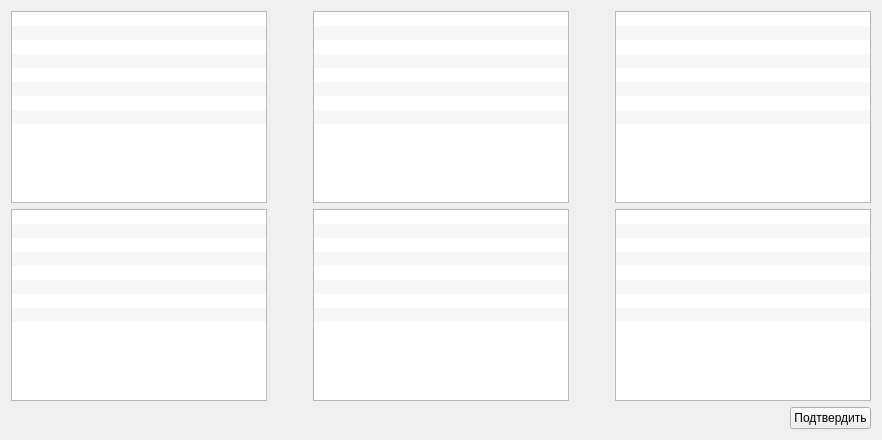
                      <widget class="QWidget" name="tabWidget_5Page1">
                       <attribute name="title">
                        <string>Редактирование</string>
                       </attribute>
                       <layout class="QVBoxLayout" name="verticalLayout_33">
                        <item>
                         <layout class="QHBoxLayout" name="timetableTop">
                          <item>
                           <widget class="QListWidget" name="editTimetableDay0">
                            <property name="dragEnabled">
                             <bool>true</bool>
                            </property>
                            <property name="dragDropMode">
                             <enum>QAbstractItemView::InternalMove</enum>
                            </property>
                            <property name="defaultDropAction">
                             <enum>Qt::MoveAction</enum>
                            </property>
                            <property name="alternatingRowColors">
                             <bool>true</bool>
                            </property>
                            <property name="selectionMode">
                             <enum>QAbstractItemView::ContiguousSelection</enum>
                            </property>
                            <item>
                             <property name="text">
                              <string/>
                             </property>
                             <property name="flags">
                              <set>ItemIsSelectable|ItemIsEditable|ItemIsDragEnabled|ItemIsUserCheckable|ItemIsEnabled</set>
                             </property>
                            </item>
                            <item>
                             <property name="text">
                              <string/>
                             </property>
                             <property name="flags">
                              <set>ItemIsSelectable|ItemIsEditable|ItemIsDragEnabled|ItemIsUserCheckable|ItemIsEnabled</set>
                             </property>
                            </item>
                            <item>
                             <property name="text">
                              <string/>
                             </property>
                             <property name="flags">
                              <set>ItemIsSelectable|ItemIsEditable|ItemIsDragEnabled|ItemIsUserCheckable|ItemIsEnabled</set>
                             </property>
                            </item>
                            <item>
                             <property name="text">
                              <string/>
                             </property>
                             <property name="flags">
                              <set>ItemIsSelectable|ItemIsEditable|ItemIsDragEnabled|ItemIsUserCheckable|ItemIsEnabled</set>
                             </property>
                            </item>
                            <item>
                             <property name="text">
                              <string/>
                             </property>
                             <property name="flags">
                              <set>ItemIsSelectable|ItemIsEditable|ItemIsDragEnabled|ItemIsUserCheckable|ItemIsEnabled</set>
                             </property>
                            </item>
                            <item>
                             <property name="text">
                              <string/>
                             </property>
                             <property name="flags">
                              <set>ItemIsSelectable|ItemIsEditable|ItemIsDragEnabled|ItemIsUserCheckable|ItemIsEnabled</set>
                             </property>
                            </item>
                            <item>
                             <property name="text">
                              <string/>
                             </property>
                             <property name="flags">
                              <set>ItemIsSelectable|ItemIsEditable|ItemIsDragEnabled|ItemIsUserCheckable|ItemIsEnabled</set>
                             </property>
                            </item>
                            <item>
                             <property name="text">
                              <string/>
                             </property>
                             <property name="flags">
                              <set>ItemIsSelectable|ItemIsEditable|ItemIsDragEnabled|ItemIsUserCheckable|ItemIsEnabled</set>
                             </property>
                            </item>
                           </widget>
                          </item>
                          <item>
                           <spacer name="horizontalSpacer_26">
                            <property name="orientation">
                             <enum>Qt::Horizontal</enum>
                            </property>
                            <property name="sizeHint" stdset="0">
                             <size>
                              <width>40</width>
                              <height>20</height>
                             </size>
                            </property>
                           </spacer>
                          </item>
                          <item>
                           <widget class="QListWidget" name="editTimetableDay1">
                            <property name="acceptDrops">
                             <bool>true</bool>
                            </property>
                            <property name="dragDropMode">
                             <enum>QAbstractItemView::InternalMove</enum>
                            </property>
                            <property name="defaultDropAction">
                             <enum>Qt::MoveAction</enum>
                            </property>
                            <property name="alternatingRowColors">
                             <bool>true</bool>
                            </property>
                            <property name="selectionMode">
                             <enum>QAbstractItemView::ContiguousSelection</enum>
                            </property>
                            <item>
                             <property name="text">
                              <string/>
                             </property>
                             <property name="flags">
                              <set>ItemIsSelectable|ItemIsEditable|ItemIsDragEnabled|ItemIsUserCheckable|ItemIsEnabled</set>
                             </property>
                            </item>
                            <item>
                             <property name="text">
                              <string/>
                             </property>
                             <property name="flags">
                              <set>ItemIsSelectable|ItemIsEditable|ItemIsDragEnabled|ItemIsUserCheckable|ItemIsEnabled</set>
                             </property>
                            </item>
                            <item>
                             <property name="text">
                              <string/>
                             </property>
                             <property name="flags">
                              <set>ItemIsSelectable|ItemIsEditable|ItemIsDragEnabled|ItemIsUserCheckable|ItemIsEnabled</set>
                             </property>
                            </item>
                            <item>
                             <property name="text">
                              <string/>
                             </property>
                             <property name="flags">
                              <set>ItemIsSelectable|ItemIsEditable|ItemIsDragEnabled|ItemIsUserCheckable|ItemIsEnabled</set>
                             </property>
                            </item>
                            <item>
                             <property name="text">
                              <string/>
                             </property>
                             <property name="flags">
                              <set>ItemIsSelectable|ItemIsEditable|ItemIsDragEnabled|ItemIsUserCheckable|ItemIsEnabled</set>
                             </property>
                            </item>
                            <item>
                             <property name="text">
                              <string/>
                             </property>
                             <property name="flags">
                              <set>ItemIsSelectable|ItemIsEditable|ItemIsDragEnabled|ItemIsUserCheckable|ItemIsEnabled</set>
                             </property>
                            </item>
                            <item>
                             <property name="text">
                              <string/>
                             </property>
                             <property name="flags">
                              <set>ItemIsSelectable|ItemIsEditable|ItemIsDragEnabled|ItemIsUserCheckable|ItemIsEnabled</set>
                             </property>
                            </item>
                            <item>
                             <property name="text">
                              <string/>
                             </property>
                             <property name="flags">
                              <set>ItemIsSelectable|ItemIsEditable|ItemIsDragEnabled|ItemIsUserCheckable|ItemIsEnabled</set>
                             </property>
                            </item>
                           </widget>
                          </item>
                          <item>
                           <spacer name="horizontalSpacer_27">
                            <property name="orientation">
                             <enum>Qt::Horizontal</enum>
                            </property>
                            <property name="sizeHint" stdset="0">
                             <size>
                              <width>40</width>
                              <height>20</height>
                             </size>
                            </property>
                           </spacer>
                          </item>
                          <item>
                           <widget class="QListWidget" name="editTimetableDay2">
                            <property name="dragDropMode">
                             <enum>QAbstractItemView::InternalMove</enum>
                            </property>
                            <property name="defaultDropAction">
                             <enum>Qt::MoveAction</enum>
                            </property>
                            <property name="alternatingRowColors">
                             <bool>true</bool>
                            </property>
                            <property name="selectionMode">
                             <enum>QAbstractItemView::ContiguousSelection</enum>
                            </property>
                            <item>
                             <property name="text">
                              <string/>
                             </property>
                             <property name="flags">
                              <set>ItemIsSelectable|ItemIsEditable|ItemIsDragEnabled|ItemIsUserCheckable|ItemIsEnabled</set>
                             </property>
                            </item>
                            <item>
                             <property name="text">
                              <string/>
                             </property>
                             <property name="flags">
                              <set>ItemIsSelectable|ItemIsEditable|ItemIsDragEnabled|ItemIsUserCheckable|ItemIsEnabled</set>
                             </property>
                            </item>
                            <item>
                             <property name="text">
                              <string/>
                             </property>
                             <property name="flags">
                              <set>ItemIsSelectable|ItemIsEditable|ItemIsDragEnabled|ItemIsUserCheckable|ItemIsEnabled</set>
                             </property>
                            </item>
                            <item>
                             <property name="text">
                              <string/>
                             </property>
                             <property name="flags">
                              <set>ItemIsSelectable|ItemIsEditable|ItemIsDragEnabled|ItemIsUserCheckable|ItemIsEnabled</set>
                             </property>
                            </item>
                            <item>
                             <property name="text">
                              <string/>
                             </property>
                             <property name="flags">
                              <set>ItemIsSelectable|ItemIsEditable|ItemIsDragEnabled|ItemIsUserCheckable|ItemIsEnabled</set>
                             </property>
                            </item>
                            <item>
                             <property name="text">
                              <string/>
                             </property>
                             <property name="flags">
                              <set>ItemIsSelectable|ItemIsEditable|ItemIsDragEnabled|ItemIsUserCheckable|ItemIsEnabled</set>
                             </property>
                            </item>
                            <item>
                             <property name="text">
                              <string/>
                             </property>
                             <property name="flags">
                              <set>ItemIsSelectable|ItemIsEditable|ItemIsDragEnabled|ItemIsUserCheckable|ItemIsEnabled</set>
                             </property>
                            </item>
                            <item>
                             <property name="text">
                              <string/>
                             </property>
                             <property name="flags">
                              <set>ItemIsSelectable|ItemIsEditable|ItemIsDragEnabled|ItemIsUserCheckable|ItemIsEnabled</set>
                             </property>
                            </item>
                           </widget>
                          </item>
                         </layout>
                        </item>
                        <item>
                         <layout class="QHBoxLayout" name="timetableBottom">
                          <property name="topMargin">
                           <number>0</number>
                          </property>
                          <item>
                           <widget class="QListWidget" name="editTimetableDay3">
                            <property name="dragDropMode">
                             <enum>QAbstractItemView::InternalMove</enum>
                            </property>
                            <property name="defaultDropAction">
                             <enum>Qt::MoveAction</enum>
                            </property>
                            <property name="alternatingRowColors">
                             <bool>true</bool>
                            </property>
                            <property name="selectionMode">
                             <enum>QAbstractItemView::ContiguousSelection</enum>
                            </property>
                            <item>
                             <property name="text">
                              <string/>
                             </property>
                             <property name="flags">
                              <set>ItemIsSelectable|ItemIsEditable|ItemIsDragEnabled|ItemIsUserCheckable|ItemIsEnabled</set>
                             </property>
                            </item>
                            <item>
                             <property name="text">
                              <string/>
                             </property>
                             <property name="flags">
                              <set>ItemIsSelectable|ItemIsEditable|ItemIsDragEnabled|ItemIsUserCheckable|ItemIsEnabled</set>
                             </property>
                            </item>
                            <item>
                             <property name="text">
                              <string/>
                             </property>
                             <property name="flags">
                              <set>ItemIsSelectable|ItemIsEditable|ItemIsDragEnabled|ItemIsUserCheckable|ItemIsEnabled</set>
                             </property>
                            </item>
                            <item>
                             <property name="text">
                              <string/>
                             </property>
                             <property name="flags">
                              <set>ItemIsSelectable|ItemIsEditable|ItemIsDragEnabled|ItemIsUserCheckable|ItemIsEnabled</set>
                             </property>
                            </item>
                            <item>
                             <property name="text">
                              <string/>
                             </property>
                             <property name="flags">
                              <set>ItemIsSelectable|ItemIsEditable|ItemIsDragEnabled|ItemIsUserCheckable|ItemIsEnabled</set>
                             </property>
                            </item>
                            <item>
                             <property name="text">
                              <string/>
                             </property>
                             <property name="flags">
                              <set>ItemIsSelectable|ItemIsEditable|ItemIsDragEnabled|ItemIsUserCheckable|ItemIsEnabled</set>
                             </property>
                            </item>
                            <item>
                             <property name="text">
                              <string/>
                             </property>
                             <property name="flags">
                              <set>ItemIsSelectable|ItemIsEditable|ItemIsDragEnabled|ItemIsUserCheckable|ItemIsEnabled</set>
                             </property>
                            </item>
                            <item>
                             <property name="text">
                              <string/>
                             </property>
                             <property name="flags">
                              <set>ItemIsSelectable|ItemIsEditable|ItemIsDragEnabled|ItemIsUserCheckable|ItemIsEnabled</set>
                             </property>
                            </item>
                           </widget>
                          </item>
                          <item>
                           <spacer name="horizontalSpacer_28">
                            <property name="orientation">
                             <enum>Qt::Horizontal</enum>
                            </property>
                            <property name="sizeHint" stdset="0">
                             <size>
                              <width>40</width>
                              <height>20</height>
                             </size>
                            </property>
                           </spacer>
                          </item>
                          <item>
                           <widget class="QListWidget" name="editTimetableDay4">
                            <property name="dragDropMode">
                             <enum>QAbstractItemView::InternalMove</enum>
                            </property>
                            <property name="defaultDropAction">
                             <enum>Qt::MoveAction</enum>
                            </property>
                            <property name="alternatingRowColors">
                             <bool>true</bool>
                            </property>
                            <property name="selectionMode">
                             <enum>QAbstractItemView::ContiguousSelection</enum>
                            </property>
                            <item>
                             <property name="text">
                              <string/>
                             </property>
                             <property name="flags">
                              <set>ItemIsSelectable|ItemIsEditable|ItemIsDragEnabled|ItemIsUserCheckable|ItemIsEnabled</set>
                             </property>
                            </item>
                            <item>
                             <property name="text">
                              <string/>
                             </property>
                             <property name="flags">
                              <set>ItemIsSelectable|ItemIsEditable|ItemIsDragEnabled|ItemIsUserCheckable|ItemIsEnabled</set>
                             </property>
                            </item>
                            <item>
                             <property name="text">
                              <string/>
                             </property>
                             <property name="flags">
                              <set>ItemIsSelectable|ItemIsEditable|ItemIsDragEnabled|ItemIsUserCheckable|ItemIsEnabled</set>
                             </property>
                            </item>
                            <item>
                             <property name="text">
                              <string/>
                             </property>
                             <property name="flags">
                              <set>ItemIsSelectable|ItemIsEditable|ItemIsDragEnabled|ItemIsUserCheckable|ItemIsEnabled</set>
                             </property>
                            </item>
                            <item>
                             <property name="text">
                              <string/>
                             </property>
                             <property name="flags">
                              <set>ItemIsSelectable|ItemIsEditable|ItemIsDragEnabled|ItemIsUserCheckable|ItemIsEnabled</set>
                             </property>
                            </item>
                            <item>
                             <property name="text">
                              <string/>
                             </property>
                             <property name="flags">
                              <set>ItemIsSelectable|ItemIsEditable|ItemIsDragEnabled|ItemIsUserCheckable|ItemIsEnabled</set>
                             </property>
                            </item>
                            <item>
                             <property name="text">
                              <string/>
                             </property>
                             <property name="flags">
                              <set>ItemIsSelectable|ItemIsEditable|ItemIsDragEnabled|ItemIsUserCheckable|ItemIsEnabled</set>
                             </property>
                            </item>
                            <item>
                             <property name="text">
                              <string/>
                             </property>
                             <property name="flags">
                              <set>ItemIsSelectable|ItemIsEditable|ItemIsDragEnabled|ItemIsUserCheckable|ItemIsEnabled</set>
                             </property>
                            </item>
                           </widget>
                          </item>
                          <item>
                           <spacer name="horizontalSpacer_29">
                            <property name="orientation">
                             <enum>Qt::Horizontal</enum>
                            </property>
                            <property name="sizeHint" stdset="0">
                             <size>
                              <width>40</width>
                              <height>20</height>
                             </size>
                            </property>
                           </spacer>
                          </item>
                          <item>
                           <widget class="QListWidget" name="editTimetableDay5">
                            <property name="dragDropMode">
                             <enum>QAbstractItemView::InternalMove</enum>
                            </property>
                            <property name="defaultDropAction">
                             <enum>Qt::MoveAction</enum>
                            </property>
                            <property name="alternatingRowColors">
                             <bool>true</bool>
                            </property>
                            <property name="selectionMode">
                             <enum>QAbstractItemView::ContiguousSelection</enum>
                            </property>
                            <item>
                             <property name="text">
                              <string/>
                             </property>
                             <property name="flags">
                              <set>ItemIsSelectable|ItemIsEditable|ItemIsDragEnabled|ItemIsUserCheckable|ItemIsEnabled</set>
                             </property>
                            </item>
                            <item>
                             <property name="text">
                              <string/>
                             </property>
                             <property name="flags">
                              <set>ItemIsSelectable|ItemIsEditable|ItemIsDragEnabled|ItemIsUserCheckable|ItemIsEnabled</set>
                             </property>
                            </item>
                            <item>
                             <property name="text">
                              <string/>
                             </property>
                             <property name="flags">
                              <set>ItemIsSelectable|ItemIsEditable|ItemIsDragEnabled|ItemIsUserCheckable|ItemIsEnabled</set>
                             </property>
                            </item>
                            <item>
                             <property name="text">
                              <string/>
                             </property>
                             <property name="flags">
                              <set>ItemIsSelectable|ItemIsEditable|ItemIsDragEnabled|ItemIsUserCheckable|ItemIsEnabled</set>
                             </property>
                            </item>
                            <item>
                             <property name="text">
                              <string/>
                             </property>
                             <property name="flags">
                              <set>ItemIsSelectable|ItemIsEditable|ItemIsDragEnabled|ItemIsUserCheckable|ItemIsEnabled</set>
                             </property>
                            </item>
                            <item>
                             <property name="text">
                              <string/>
                             </property>
                             <property name="flags">
                              <set>ItemIsSelectable|ItemIsEditable|ItemIsDragEnabled|ItemIsUserCheckable|ItemIsEnabled</set>
                             </property>
                            </item>
                            <item>
                             <property name="text">
                              <string/>
                             </property>
                             <property name="flags">
                              <set>ItemIsSelectable|ItemIsEditable|ItemIsDragEnabled|ItemIsUserCheckable|ItemIsEnabled</set>
                             </property>
                            </item>
                            <item>
                             <property name="text">
                              <string/>
                             </property>
                             <property name="flags">
                              <set>ItemIsSelectable|ItemIsEditable|ItemIsDragEnabled|ItemIsUserCheckable|ItemIsEnabled</set>
                             </property>
                            </item>
                           </widget>
                          </item>
                         </layout>
                        </item>
                        <item>
                         <layout class="QHBoxLayout" name="horizontalLayout_26">
                          <property name="topMargin">
                           <number>0</number>
                          </property>
                          <item>
                           <spacer name="horizontalSpacer_30">
                            <property name="orientation">
                             <enum>Qt::Horizontal</enum>
                            </property>
                            <property name="sizeHint" stdset="0">
                             <size>
                              <width>40</width>
                              <height>20</height>
                             </size>
                            </property>
                           </spacer>
                          </item>
                          <item>
                           <widget class="QPushButton" name="editTimetableAccept">
                            <property name="text">
                             <string>Подтвердить</string>
                            </property>
                           </widget>
                          </item>
                         </layout>
                        </item>
                       </layout>
                      </widget>
